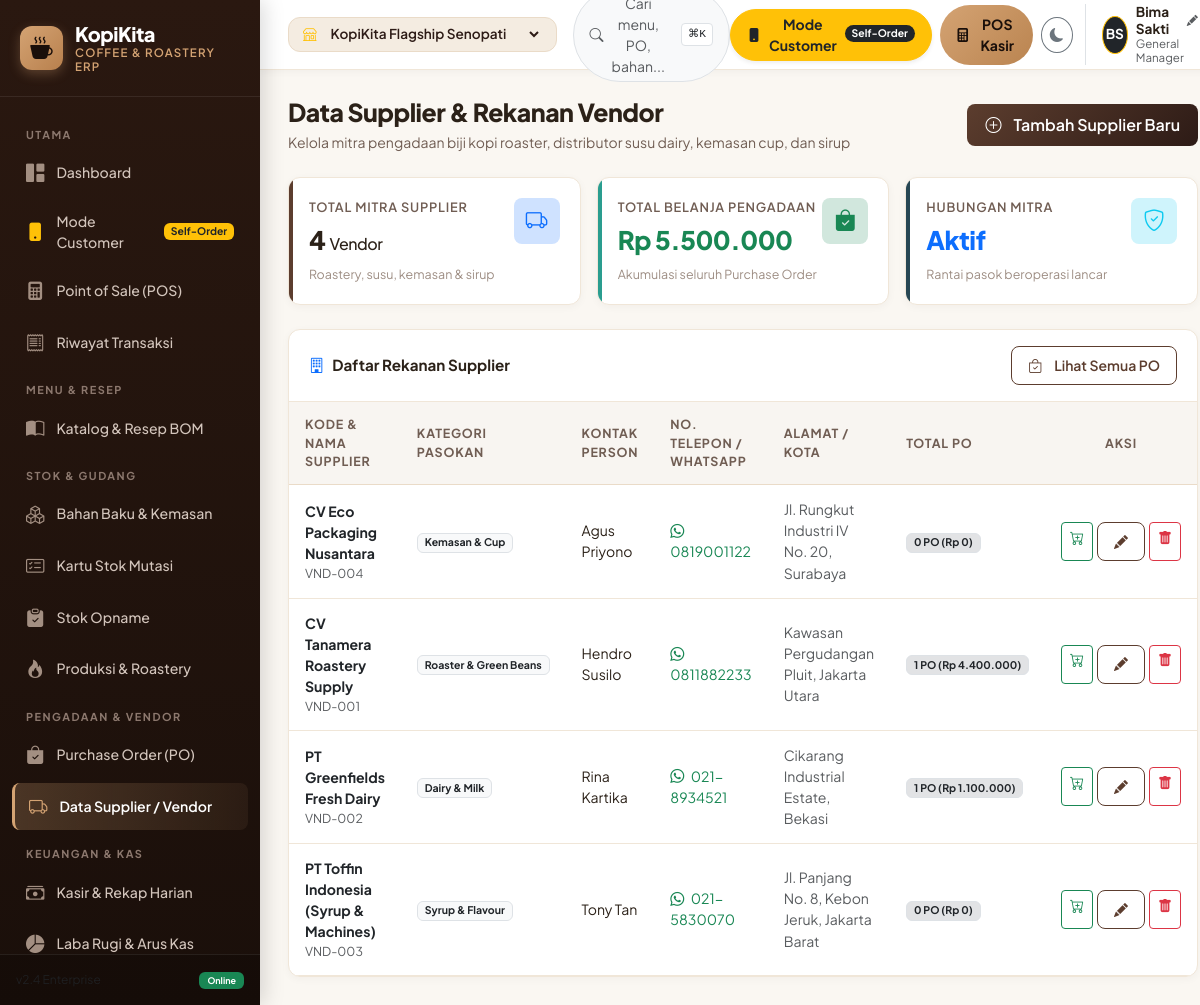
Screenshot of /vendors.php with the database file from the repository.
### tables this page shows
CREATE TABLE app_settings (
    key_name TEXT PRIMARY KEY,
    val_text TEXT
);

CREATE TABLE vendors (
    id INTEGER PRIMARY KEY AUTOINCREMENT,
    code TEXT UNIQUE NOT NULL,
    name TEXT NOT NULL,
    category TEXT NOT NULL,
    contact_person TEXT,
    phone TEXT,
    email TEXT,
    address TEXT
);

### includes/db.php (called while the page is built, shortened)
<?php
$isVercel = !empty($_ENV['VERCEL']) || !empty(getenv('VERCEL')) || !is_writable(dirname(__DIR__));
try {
    $db = new PDO('sqlite:' . DB_FILE);
    $db->setAttribute(PDO::ATTR_ERRMODE, PDO::ERRMODE_EXCEPTION);
    $db->setAttribute(PDO::ATTR_DEFAULT_FETCH_MODE, PDO::FETCH_ASSOC);
    $db->exec('PRAGMA foreign_keys = ON;');
    if (!$isVercel) {
        $db->exec('PRAGMA journal_mode = WAL;');
    }
} catch (PDOException $e) {
    die("KopiKita ERP Database Error: " . $e->getMessage());
}
function dbQuery($sql, $params = []) {
    global $db;
    $stmt = $db->prepare($sql);
    $stmt->execute($params);
    return $stmt;
}
function dbFetchOne($sql, $params = []) {
    $stmt = dbQuery($sql, $params);
    return $stmt->fetch();
}
function dbFetchAll($sql, $params = []) {
    $stmt = dbQuery($sql, $params);
    return $stmt->fetchAll();
}

### includes/functions.php (called while the page is built, shortened)
<?php
require_once __DIR__ . '/db.php';
function formatRupiah($amount, $withPrefix = true) {
    $num = is_numeric($amount) ? (float)$amount : 0;
    $formatted = number_format($num, 0, ',', '.');
    return $withPrefix ? 'Rp ' . $formatted : $formatted;
}
function getCurrentOutletId() {
    return $_SESSION['active_outlet_id'] ?? 1;
}
function getCurrentOutlet() {
    $outletId = getCurrentOutletId();
    $outlet = dbFetchOne("SELECT * FROM outlets WHERE id = ?", [$outletId]);
    return $outlet;
}
function getAllOutlets() {
    return dbFetchAll("SELECT * FROM outlets WHERE is_active = 1 ORDER BY id ASC");
}
function getCurrentUser() {
    $managerName = getAppSetting('manager_name', 'Kevin Wijaya');
    $managerRole = getAppSetting('manager_role', 'Store Manager');
    $activeRole = $_SESSION['active_role'] ?? 'manager';
    $initials = '';
    $parts = explode(' ', trim($managerName));
    foreach ($parts as $p) {
        if (!empty($p)) $initials .= strtoupper(substr($p, 0, 1));
        if (strlen($initials) >= 2) break;
    }
    $user = [
        'name' => $managerName,
        'role' => $managerRole,
        'initials' => $initials,
        'active_role' => $activeRole
    ];
    return $user;
}
function getAppSetting($key, $default = '') {
    $row = dbFetchOne("SELECT val_text FROM app_settings WHERE key_name = ?", [$key]);
    return $row ? $row['val_text'] : $default;
}

### vendors.php (the view, shortened to what this page needs)
<?php
require_once __DIR__ . '/includes/header.php';
$vendors = dbFetchAll("
    SELECT v.*, COUNT(po.id) as total_pos, COALESCE(SUM(po.total_amount), 0) as total_spent
    FROM vendors v
    LEFT JOIN purchase_orders po ON v.id = po.vendor_id
    GROUP BY v.id
    ORDER BY v.name ASC
");
?>
<div class="page-header">
    <div>
        <h1 class="page-title">Data Supplier & Rekanan Vendor</h1>
        <p class="page-subtitle">Kelola mitra pengadaan biji kopi roaster, distributor susu dairy, kemasan cup, dan sirup</p>
    </div>
    <div class="d-flex align-items-center gap-2">
        <button class="btn btn-coffee" onclick="openVendorModal()">
            <i class="bi bi-plus-circle me-1"></i> Tambah Supplier Baru
        </button>
    </div>
</div>
<div class="row g-3 mb-4">
    <div class="col-12 col-sm-6 col-xl-4">
        <div class="kpi-card primary">
            <div class="d-flex justify-content-between align-items-start">
                <div>
                    <div class="kpi-title">Total Mitra Supplier</div>
                    <div class="kpi-value"><?php echo count($vendors); ?> <span style="font-size: 1rem; font-weight: 500;">Vendor</span></div>
                    <div class="kpi-desc">Roastery, susu, kemasan & sirup</div>
                </div>
                <div class="kpi-icon bg-primary-subtle text-primary">
                    <i class="bi bi-truck"></i>
                </div>
            </div>
        </div>
    </div>
    <div class="col-12 col-sm-6 col-xl-4">
        <div class="kpi-card success">
            <div class="d-flex justify-content-between align-items-start">
                <div>
                    <div class="kpi-title">Total Belanja Pengadaan</div>
                    <div class="kpi-value text-success">
                        <?php echo formatRupiah(array_sum(array_column($vendors, 'total_spent'))); ?>
                    </div>
                    <div class="kpi-desc">Akumulasi seluruh Purchase Order</div>
                </div>
                <div class="kpi-icon bg-success-subtle text-success">
                    <i class="bi bi-bag-check-fill"></i>
                </div>
            </div>
        </div>
    </div>
    <div class="col-12 col-sm-6 col-xl-4">
        <div class="kpi-card info">
            <div class="d-flex justify-content-between align-items-start">
                <div>
                    <div class="kpi-title">Hubungan Mitra</div>
                    <div class="kpi-value text-primary">Aktif</div>
                    <div class="kpi-desc">Rantai pasok beroperasi lancar</div>
                </div>
                <div class="kpi-icon bg-info-subtle text-info">
                    <i class="bi bi-shield-check"></i>
                </div>
            </div>
        </div>
    </div>
</div>
<div class="card-coffee">
    <div class="card-header d-flex justify-content-between align-items-center">
        <div class="d-flex align-items-center gap-2">
            <i class="bi bi-building text-primary"></i>
            <span class="fw-bold">Daftar Rekanan Supplier</span>
        </div>
        <a href="purchasing.php" class="btn btn-sm btn-outline-coffee">
            <i class="bi bi-bag-check me-1"></i> Lihat Semua PO
        </a>
    </div>
    <div class="table-responsive">
        <table class="table-coffee table-hover">
            <thead>
                <tr>
                    <th>Kode & Nama Supplier</th>
                    <th>Kategori Pasokan</th>
                    <th>Kontak Person</th>
                    <th>No. Telepon / WhatsApp</th>
                    <th>Alamat / Kota</th>
                    <th>Total PO</th>
                    <th class="text-center">Aksi</th>
                </tr>
            </thead>
            <tbody>
                <?php if (empty($vendors)): ?>
                    <tr>
                        <td colspan="7" class="text-center py-5 text-muted">Belum ada supplier terdaftar</td>
                    </tr>
                <?php else: ?>
                    <?php foreach ($vendors as $v): ?>
                        <tr>
                            <td>
                                <div class="fw-bold text-dark"><?php echo htmlspecialchars($v['name']); ?></div>
                                <div class="text-muted small"><?php echo htmlspecialchars($v['code']); ?></div>
                            </td>
                            <td>
                                <span class="badge bg-light text-dark border">
                                    <?php echo htmlspecialchars($v['category']); ?>
                                </span>
                            </td>
                            <td><?php echo htmlspecialchars($v['contact_person'] ?: '-'); ?></td>
                            <td>
                                <?php if ($v['phone']): ?>
                                    <a href="https://wa.me/<?php echo preg_replace('/[^0-9]/', '', $v['phone']); ?>" target="_blank" class="text-decoration-none text-success">
                                        <i class="bi bi-whatsapp me-1"></i> <?php echo htmlspecialchars($v['phone']); ?>
                                    </a>
                                <?php else: ?>
                                    <span class="text-muted">-</span>
                                <?php endif; ?>
                            </td>
                            <td class="small text-muted" style="max-width: 220px;"><?php echo htmlspecialchars($v['address'] ?: '-'); ?></td>
                            <td>
                                <span class="badge bg-secondary-subtle text-dark border">
                                    <?php echo $v['total_pos']; ?> PO (<?php echo formatRupiah($v['total_spent']); ?>)
                                </span>
                            </td>
                            <td class="text-center">
                                <div class="d-flex justify-content-center gap-1">
                                    <a href="po_create.php?vendor_id=<?php echo $v['id']; ?>" class="btn btn-sm btn-outline-success" title="Buat PO untuk Supplier Ini">
                                        <i class="bi bi-cart-plus"></i>
                                    </a>
                                    <button class="btn btn-sm btn-outline-coffee" title="Edit Supplier"
                                            onclick="editVendor(<?php echo htmlspecialchars(json_encode($v)); ?>)">
                                        <i class="bi bi-pencil-fill"></i>
                                    </button>
                                    <a href="vendors.php?action=delete&id=<?php echo $v['id']; ?>" class="btn btn-sm btn-outline-danger" title="Hapus" onclick="return confirm('Hapus supplier <?php echo htmlspecialchars(addslashes($v['name'])); ?>?')">
                                        <i class="bi bi-trash-fill"></i>
                                    </a>
                                </div>
                            </td>
                        </tr>
                    <?php endforeach; ?>
                <?php endif; ?>
            </tbody>
        </table>
    </div>
</div>
<?php require_once __DIR__ . '/includes/footer.php'; ?>

### includes/header.php (shortened to what this page needs)
<?php
require_once __DIR__ . '/functions.php';
$currentOutlet = getCurrentOutlet();
$allOutlets = getAllOutlets();
$currentUser = getCurrentUser();
?>
<!DOCTYPE html>
<html lang="id" data-theme="light">
<head>
    <link href="https://cdn.jsdelivr.net/npm/bootstrap@5.3.3/dist/css/bootstrap.min.css" rel="stylesheet">
    <link rel="stylesheet" href="https://cdn.jsdelivr.net/npm/bootstrap-icons@1.11.3/font/bootstrap-icons.min.css">
    <link rel="stylesheet" href="assets/css/style.css">
</head>
<body>
<div class="app-container">
    <?php require_once __DIR__ . '/sidebar.php'; ?>
    <div class="app-main">
        <header class="app-header">
            <div class="d-flex align-items-center gap-3">
                <div class="outlet-badge">
                    <i class="bi bi-shop text-warning"></i>
                    <select onchange="window.location.href='?outlet_id=' + this.value;" title="Ganti Cabang Aktif">
                        <?php foreach ($allOutlets as $o): ?>
                            <option value="<?php echo $o['id']; ?>" <?php echo $o['id'] == $currentOutlet['id'] ? 'selected' : ''; ?>>
                                <?php echo htmlspecialchars($o['name']); ?>
                            </option>
                        <?php endforeach; ?>
                    </select>
                </div>
                <button class="btn btn-sm btn-light border d-none d-lg-flex align-items-center gap-2 text-muted px-3 rounded-pill" onclick="openCommandPalette()">
                    <i class="bi bi-search"></i>
                    <span>Cari menu, PO, bahan...</span>
                    <kbd class="bg-white border text-dark ms-2" style="font-size: 0.7rem; padding: 2px 6px; border-radius: 4px;">⌘K</kbd>
                </button>
            </div>
            <div class="d-flex align-items-center gap-2">
                <a href="customer.php" class="btn btn-warning btn-sm d-flex align-items-center gap-2 px-3 fw-bold rounded-pill text-dark shadow-sm" title="Buka Portal Pemesanan Pelanggan">
                    <i class="bi bi-phone-fill"></i>
                    <span class="d-none d-sm-inline">Mode Customer</span>
                    <span class="badge bg-dark text-white rounded-pill" style="font-size: 0.65rem;">Self-Order</span>
                </a>
                <a href="pos.php" class="btn btn-accent btn-sm d-flex align-items-center gap-2 px-3 rounded-pill">
                    <i class="bi bi-calculator-fill"></i>
                    <span class="d-none d-md-inline">POS Kasir</span>
                </a>
                <button class="btn btn-sm btn-outline-secondary rounded-circle" id="themeToggleBtn" title="Ganti Tema (Dark/Light)" onclick="toggleTheme()" style="width: 36px; height: 36px; display: flex; align-items: center; justify-content: center;">
                    <i class="bi bi-moon-fill" id="themeIcon"></i>
                </button>
                <div class="d-flex align-items-center gap-2 border-start ps-3 ms-1" style="cursor: pointer;" data-bs-toggle="modal" data-bs-target="#userProfileModal" title="Klik untuk Ganti Nama Manager & Role">
                    <div class="rounded-circle bg-dark text-white d-flex align-items-center justify-content-center border border-warning" style="width: 38px; height: 38px; font-weight: 700; font-size: 0.85rem;" id="headerUserInitials">
                        <?php echo htmlspecialchars($currentUser['initials']); ?>
                    </div>
                    <div class="d-none d-md-block text-start" style="line-height: 1.2;">
                        <div class="fw-bold d-flex align-items-center gap-1" style="font-size: 0.85rem;">
                            <span id="headerUserName"><?php echo htmlspecialchars($currentUser['name']); ?></span>
                            <i class="bi bi-pencil-fill text-muted" style="font-size: 0.7rem;"></i>
                        </div>
                        <div class="text-muted" style="font-size: 0.72rem;" id="headerUserRole"><?php echo htmlspecialchars($currentUser['role']); ?></div>
                    </div>
                </div>
            </div>
        </header>
        <main class="page-body">

### rows the page displays
app_settings: val_text "Bima Sakti"
vendors: name "CV Eco Packaging Nusantara", code "VND-004", category "Kemasan & Cup", contact_person "Agus Priyono", phone "0819001122", address "Jl. Rungkut Industri IV No. 20, Surabaya", total_pos "0", total_spent "Rp 0"
vendors: name "CV Tanamera Roastery Supply", code "VND-001", category "Roaster & Green Beans", contact_person "Hendro Susilo", phone "0811882233", address "Kawasan Pergudangan Pluit, Jakarta Utara", total_pos "1", total_spent "Rp 4.400.000"
vendors: name "PT Greenfields Fresh Dairy", code "VND-002", category "Dairy & Milk", contact_person "Rina Kartika", phone "021-8934521", address "Cikarang Industrial Estate, Bekasi", total_pos "1", total_spent "Rp 1.100.000"
vendors: name "PT Toffin Indonesia (Syrup & Machines)", code "VND-003", category "Syrup & Flavour", contact_person "Tony Tan", phone "021-5830070", address "Jl. Panjang No. 8, Kebon Jeruk, Jakarta Barat", total_pos "0", total_spent "Rp 0"

### other values shown
$currentUser['initials'] "BS"
$currentUser['role'] "General Manager"
count($vendors) "4"
formatRupiah(array_sum(array_column($vendors, 'total_spent'))) "Rp 5.500.000"
form field value "KopiKita Flagship Senopati"
